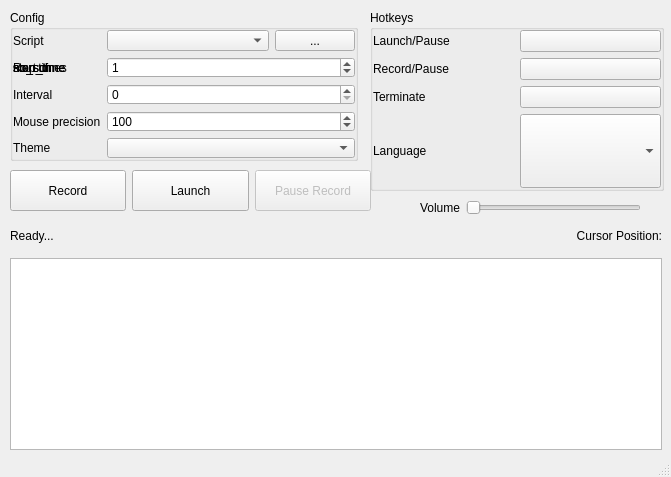
<?xml version="1.0" encoding="UTF-8"?>
<ui version="4.0">
 <class>UIView</class>
 <widget class="QMainWindow" name="UIView">
  <property name="geometry">
   <rect>
    <x>0</x>
    <y>0</y>
    <width>671</width>
    <height>477</height>
   </rect>
  </property>
  <property name="windowTitle">
   <string>KeymouseGo v5.2.1</string>
  </property>
  <property name="windowIcon">
   <iconset resource="assets.qrc">
    <normaloff>:/pic/Mondrian.png</normaloff>:/pic/Mondrian.png</iconset>
  </property>
  <widget class="QWidget" name="centralwidget">
   <widget class="QGroupBox" name="groupBox">
    <property name="geometry">
     <rect>
      <x>370</x>
      <y>10</y>
      <width>294</width>
      <height>181</height>
     </rect>
    </property>
    <property name="title">
     <string>Hotkeys</string>
    </property>
    <layout class="QGridLayout" name="gridLayout_3">
     <property name="leftMargin">
      <number>0</number>
     </property>
     <property name="topMargin">
      <number>0</number>
     </property>
     <property name="rightMargin">
      <number>0</number>
     </property>
     <property name="bottomMargin">
      <number>0</number>
     </property>
     <item row="3" column="0">
      <widget class="QLabel" name="label_language">
       <property name="text">
        <string>Language</string>
       </property>
      </widget>
     </item>
     <item row="2" column="0">
      <widget class="QLabel" name="label_stop">
       <property name="text">
        <string>Terminate</string>
       </property>
      </widget>
     </item>
     <item row="3" column="1">
      <widget class="QComboBox" name="choice_language">
       <property name="sizePolicy">
        <sizepolicy hsizetype="Minimum" vsizetype="Minimum">
         <horstretch>0</horstretch>
         <verstretch>0</verstretch>
        </sizepolicy>
       </property>
      </widget>
     </item>
     <item row="0" column="0">
      <widget class="QLabel" name="label_start_key">
       <property name="text">
        <string>Launch/Pause</string>
       </property>
      </widget>
     </item>
     <item row="1" column="0">
      <widget class="QLabel" name="label_record">
       <property name="text">
        <string>Record/Pause</string>
       </property>
      </widget>
     </item>
     <item row="0" column="1">
      <widget class="QPushButton" name="hotkey_start">
       <property name="text">
        <string/>
       </property>
      </widget>
     </item>
     <item row="1" column="1">
      <widget class="QPushButton" name="hotkey_record">
       <property name="text">
        <string/>
       </property>
      </widget>
     </item>
     <item row="2" column="1">
      <widget class="QPushButton" name="hotkey_stop">
       <property name="text">
        <string/>
       </property>
      </widget>
     </item>
    </layout>
   </widget>
   <widget class="QWidget" name="horizontalLayoutWidget">
    <property name="geometry">
     <rect>
      <x>10</x>
      <y>170</y>
      <width>361</width>
      <height>41</height>
     </rect>
    </property>
    <layout class="QHBoxLayout" name="horizontalLayout">
     <property name="sizeConstraint">
      <enum>QLayout::SetDefaultConstraint</enum>
     </property>
     <item>
      <widget class="QPushButton" name="btrecord">
       <property name="sizePolicy">
        <sizepolicy hsizetype="Minimum" vsizetype="Minimum">
         <horstretch>0</horstretch>
         <verstretch>0</verstretch>
        </sizepolicy>
       </property>
       <property name="text">
        <string>Record</string>
       </property>
      </widget>
     </item>
     <item>
      <widget class="QPushButton" name="btrun">
       <property name="sizePolicy">
        <sizepolicy hsizetype="Minimum" vsizetype="Minimum">
         <horstretch>0</horstretch>
         <verstretch>0</verstretch>
        </sizepolicy>
       </property>
       <property name="text">
        <string>Launch</string>
       </property>
      </widget>
     </item>
     <item>
      <widget class="QPushButton" name="btpauserecord">
       <property name="enabled">
        <bool>false</bool>
       </property>
       <property name="sizePolicy">
        <sizepolicy hsizetype="Minimum" vsizetype="Minimum">
         <horstretch>0</horstretch>
         <verstretch>0</verstretch>
        </sizepolicy>
       </property>
       <property name="text">
        <string>Pause Record</string>
       </property>
      </widget>
     </item>
    </layout>
   </widget>
   <widget class="QWidget" name="verticalLayoutWidget">
    <property name="geometry">
     <rect>
      <x>10</x>
      <y>220</y>
      <width>652</width>
      <height>230</height>
     </rect>
    </property>
    <layout class="QVBoxLayout" name="verticalLayout">
     <item>
      <layout class="QHBoxLayout" name="horizontalLayout_2">
       <item>
        <widget class="QLabel" name="tnumrd">
         <property name="text">
          <string>Ready...</string>
         </property>
        </widget>
       </item>
       <item>
        <widget class="QLabel" name="label_cursor_pos">
         <property name="layoutDirection">
          <enum>Qt::RightToLeft</enum>
         </property>
         <property name="text">
          <string>Cursor Position:</string>
         </property>
         <property name="alignment">
          <set>Qt::AlignRight|Qt::AlignTrailing|Qt::AlignVCenter</set>
         </property>
        </widget>
       </item>
      </layout>
     </item>
     <item>
      <widget class="QTextEdit" name="textlog">
       <property name="enabled">
        <bool>true</bool>
       </property>
       <property name="sizePolicy">
        <sizepolicy hsizetype="Minimum" vsizetype="Minimum">
         <horstretch>0</horstretch>
         <verstretch>0</verstretch>
        </sizepolicy>
       </property>
       <property name="readOnly">
        <bool>true</bool>
       </property>
      </widget>
     </item>
    </layout>
   </widget>
   <widget class="QWidget" name="formLayoutWidget_3">
    <property name="geometry">
     <rect>
      <x>420</x>
      <y>200</y>
      <width>221</width>
      <height>31</height>
     </rect>
    </property>
    <layout class="QFormLayout" name="formLayout_3">
     <item row="0" column="0">
      <widget class="QLabel" name="label_volume">
       <property name="text">
        <string>Volume</string>
       </property>
      </widget>
     </item>
     <item row="0" column="1">
      <widget class="QSlider" name="volumeSlider">
       <property name="orientation">
        <enum>Qt::Horizontal</enum>
       </property>
      </widget>
     </item>
    </layout>
   </widget>
   <widget class="QGroupBox" name="groupBox_2">
    <property name="geometry">
     <rect>
      <x>10</x>
      <y>10</y>
      <width>348</width>
      <height>151</height>
     </rect>
    </property>
    <property name="title">
     <string>Config</string>
    </property>
    <layout class="QGridLayout" name="gridLayout_4">
     <property name="leftMargin">
      <number>0</number>
     </property>
     <property name="topMargin">
      <number>0</number>
     </property>
     <property name="rightMargin">
      <number>0</number>
     </property>
     <property name="bottomMargin">
      <number>0</number>
     </property>
     <item row="3" column="1">
      <widget class="QSpinBox" name="mouse_move_interval_ms">
       <property name="sizePolicy">
        <sizepolicy hsizetype="Minimum" vsizetype="Minimum">
         <horstretch>0</horstretch>
         <verstretch>0</verstretch>
        </sizepolicy>
       </property>
       <property name="minimum">
        <number>1</number>
       </property>
       <property name="maximum">
        <number>1000</number>
       </property>
       <property name="value">
        <number>100</number>
       </property>
      </widget>
     </item>
     <item row="0" column="1">
      <layout class="QGridLayout" name="gridLayout" columnstretch="3,1">
       <property name="sizeConstraint">
        <enum>QLayout::SetDefaultConstraint</enum>
       </property>
       <item row="0" column="0">
        <widget class="QComboBox" name="choice_script">
         <property name="sizePolicy">
          <sizepolicy hsizetype="Minimum" vsizetype="Minimum">
           <horstretch>0</horstretch>
           <verstretch>0</verstretch>
          </sizepolicy>
         </property>
        </widget>
       </item>
       <item row="0" column="1">
        <widget class="QPushButton" name="bt_open_script_files">
         <property name="sizePolicy">
          <sizepolicy hsizetype="Minimum" vsizetype="Minimum">
           <horstretch>0</horstretch>
           <verstretch>0</verstretch>
          </sizepolicy>
         </property>
         <property name="text">
          <string>...</string>
         </property>
        </widget>
       </item>
      </layout>
     </item>
     <item row="3" column="0">
      <widget class="QLabel" name="label_execute_interval">
       <property name="text">
        <string>Mouse precision</string>
       </property>
      </widget>
     </item>
     <item row="4" column="0">
      <widget class="QLabel" name="label_theme">
       <property name="text">
        <string>Theme</string>
       </property>
      </widget>
     </item>
     <item row="1" column="0">
      <widget class="QLabel" name="label_run_times">
       <property name="text">
        <string>Run times</string>
       </property>
      </widget>
     </item>
     <item row="1" column="1">
      <widget class="QSpinBox" name="stimes">
       <property name="sizePolicy">
        <sizepolicy hsizetype="Minimum" vsizetype="Minimum">
         <horstretch>0</horstretch>
         <verstretch>0</verstretch>
        </sizepolicy>
       </property>
       <property name="maximum">
        <number>99999</number>
       </property>
       <property name="value">
        <number>1</number>
       </property>
      </widget>
     </item>
     <item row="4" column="1">
      <widget class="QComboBox" name="choice_theme">
       <property name="sizePolicy">
        <sizepolicy hsizetype="Minimum" vsizetype="Minimum">
         <horstretch>0</horstretch>
         <verstretch>0</verstretch>
        </sizepolicy>
       </property>
      </widget>
     </item>
     <item row="0" column="0">
      <widget class="QLabel" name="label_script">
       <property name="text">
        <string>Script</string>
       </property>
      </widget>
     </item>
     <item row="2" column="0">
      <widget class="QLabel" name="label_interval">
       <property name="text">
        <string>Interval</string>
       </property>
      </widget>
     </item>
	 <item row="1" column="0">
      <widget class="QLabel" name="label_start_time">
       <property name="text">
        <string>start_time</string>
       </property>
      </widget>
     </item>
	 <item row="1" column="0">
      <widget class="QLabel" name="label_stop_time">
       <property name="text">
        <string>stop_time</string>
       </property>
      </widget>
     </item>
	 <item row="1" column="0">
      <widget class="QLabel" name="label_no_sch">
       <property name="text">
        <string>no_sch</string>
       </property>
      </widget>
     </item>
	 <item row="1" column="0">
      <widget class="QLabel" name="label_no_sch_1">
       <property name="text">
        <string>no_sch</string>
       </property>
      </widget>
     </item>	 
     <item row="2" column="1">
      <widget class="QSpinBox" name="interval">
       <property name="sizePolicy">
        <sizepolicy hsizetype="Minimum" vsizetype="Minimum">
         <horstretch>0</horstretch>
         <verstretch>0</verstretch>
        </sizepolicy>
       </property>
       <property name="maximum">
        <number>1000000000</number>
       </property>
      </widget>
     </item>
    </layout>
   </widget>
  </widget>
  <widget class="QMenuBar" name="menubar">
   <property name="geometry">
    <rect>
     <x>0</x>
     <y>0</y>
     <width>670</width>
     <height>21</height>
    </rect>
   </property>
  </widget>
  <widget class="QStatusBar" name="statusbar"/>
 </widget>
 <resources>
  <include location="assets.qrc"/>
 </resources>
 <connections/>
</ui>
